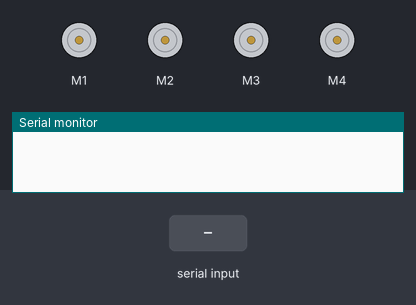
The sketch below on a simulated Arduino Uno, built with avr-gcc and run on an emulated ATmega328P. On the bench: 4 × DC motor (green arrow = forward, orange = backward, longer = faster), the last lines printed to the serial monitor. The inputs (shaded band) are chosen by the test bench.

Above: at 1.2 s.
1.3 s: "8" received over Serial
At 2.5 s:
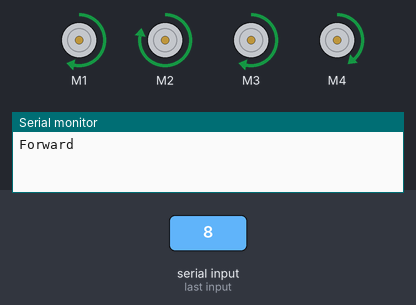
2.8 s: "9" received over Serial
At 3.4 s:
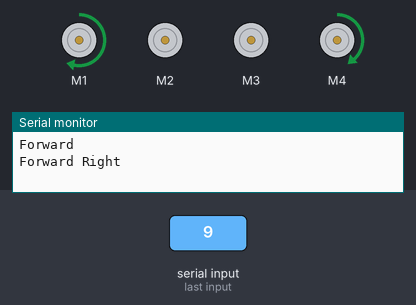
4.3 s: "6" received over Serial
At 5.4 s:
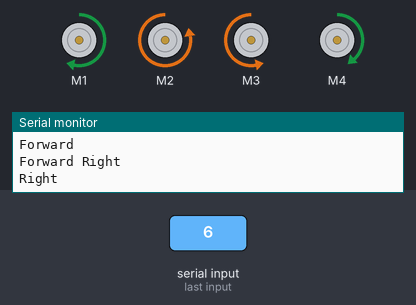
5.8 s: "3" received over Serial
At 6.1 s:
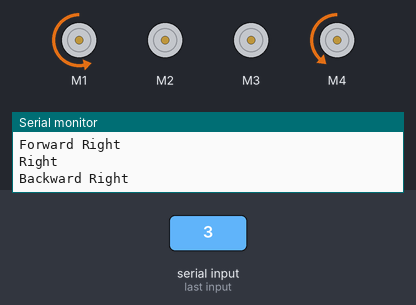
7.3 s: "2" received over Serial
At 8.1 s:
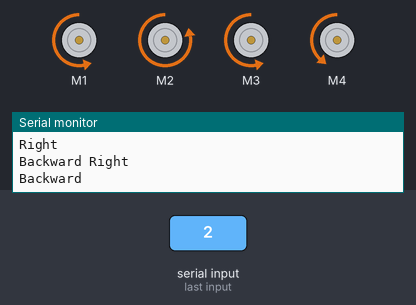
8.8 s: "1" received over Serial
At 10.1 s:
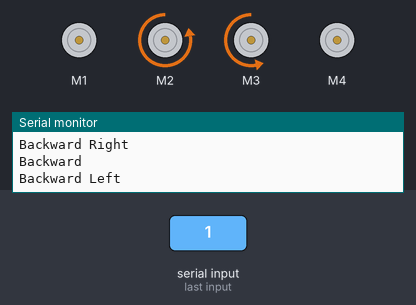
Timing chart, 0 to 11.3 s (numbered marks = the images above; inputs shaded):
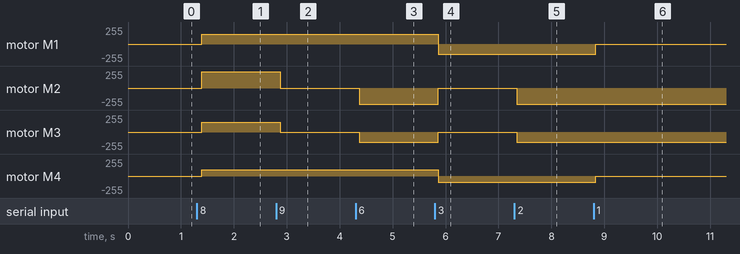

The sketch:

holonomic_control.ino
```cpp
#include <Wire.h>
#include <Adafruit_MotorShield.h>
#include "utility/Adafruit_MS_PWMServoDriver.h"

const bool _verboseMode = true;
const int _portBaud = 9600; // baud rate of the serial port
const float _fps = 10.0; // frame rate to send data
const int _topleftMotorSpeed = 150;
const int _toprightMotorSpeed = 150;
const int _bottomleftMotorSpeed = 150;
const int _bottomrightMotorSpeed = 150;

Adafruit_MotorShield AFMS = Adafruit_MotorShield();
Adafruit_DCMotor *topleftMotor = AFMS.getMotor(1);
Adafruit_DCMotor *toprightMotor = AFMS.getMotor(2);
Adafruit_DCMotor *bottomleftMotor = AFMS.getMotor(3);
Adafruit_DCMotor *bottomrightMotor = AFMS.getMotor(4);

void setup()
{
  // initializes the serial port
  Serial.begin(_portBaud);

  // launches the motor control via the shield
  AFMS.begin();

  // sets the motor speeds
  topleftMotor->setSpeed(_topleftMotorSpeed);
  toprightMotor->setSpeed(toprightMotor);
  bottomleftMotor->setSpeed(_bottomleftMotorSpeed);
  bottomrightMotor->setSpeed(bottomrightMotor);
}


void loop()
{
  // initialzes the timer
  unsigned long startTime = micros();

  //TODO

  // estimates the loop duration and waits before starting a new loop
  unsigned long currentTime = micros(); // in microseconds
  unsigned long elapsedTime = currentTime - startTime; // in microseconds
  unsigned long waitingTime = 1000000/_fps - elapsedTime; // in microseconds

  if (waitingTime < 16384) //(see https://www.arduino.cc/reference/en/language/functions/time/delaymicroseconds/)
    delayMicroseconds(waitingTime); // in microseconds
  else
    delay(waitingTime / 1000); // in milliseconds

}

void moveStop()
{
  if (_verboseMode)
    Serial.println("Stop");

  topleftMotor->run(RELEASE);
  toprightMotor->run(RELEASE);
  bottomleftMotor->run(RELEASE);
  bottomrightMotor->run(RELEASE);
}

void moveForward()
{
  if (_verboseMode)
    Serial.println("Forward");

  topleftMotor->run(FORWARD);
  toprightMotor->run(FORWARD);
  bottomleftMotor->run(FORWARD);
  bottomrightMotor->run(FORWARD);
}

void moveForwardRight()
{
  if (_verboseMode)
    Serial.println("Forward Right");

  topleftMotor->run(FORWARD);
  toprightMotor->run(RELEASE);
  bottomleftMotor->run(RELEASE);
  bottomrightMotor->run(FORWARD);
}

void moveRight()
{
  if (_verboseMode)
    Serial.println("Right");

  topleftMotor->run(FORWARD);
  toprightMotor->run(BACKWARD);
  bottomleftMotor->run(BACKWARD);
  bottomrightMotor->run(FORWARD);
}

void moveBackwardRight()
{
  if (_verboseMode)
    Serial.println("Backward Right");

  topleftMotor->run(BACKWARD);
  toprightMotor->run(RELEASE);
  bottomleftMotor->run(RELEASE);
  bottomrightMotor->run(BACKWARD);
}

void moveBackward()
{
  if (_verboseMode)
    Serial.println("Backward");

  topleftMotor->run(BACKWARD);
  toprightMotor->run(BACKWARD);
  bottomleftMotor->run(BACKWARD);
  bottomrightMotor->run(BACKWARD);
}

void moveBackwardLeft()
{
  if (_verboseMode)
    Serial.println("Backward Left");

  topleftMotor->run(RELEASE);
  toprightMotor->run(BACKWARD);
  bottomleftMotor->run(BACKWARD);
  bottomrightMotor->run(RELEASE);
}

void moveLeft()
{
  if (_verboseMode)
    Serial.println("Left");

  topleftMotor->run(BACKWARD);
  toprightMotor->run(FORWARD);
  bottomleftMotor->run(FORWARD);
  bottomrightMotor->run(BACKWARD);
}

void moveForwardLeft()
{
  if (_verboseMode)
    Serial.println("Forward Left");

  topleftMotor->run(RELEASE);
  toprightMotor->run(FORWARD);
  bottomleftMotor->run(FORWARD);
  bottomrightMotor->run(RELEASE);
}

void spinRight()
{
  if (_verboseMode)
    Serial.println("Spin Right");

  topleftMotor->run(FORWARD);
  toprightMotor->run(BACKWARD);
  bottomleftMotor->run(FORWARD);
  bottomrightMotor->run(BACKWARD);
}

void spinLeft()
{
  if (_verboseMode)
    Serial.println("Spin Left");

  topleftMotor->run(BACKWARD);
  toprightMotor->run(FORWARD);
  bottomleftMotor->run(BACKWARD);
  bottomrightMotor->run(FORWARD);
}

/*
  SerialEvent occurs whenever a new data comes in the hardware serial RX. This
  routine is run between each time loop() runs, so using delay inside loop can
  delay response. Multiple bytes of data may be available.
*/
void serialEvent()
{
  while (Serial.available())
  {
    // gets the new byte:
    char inChar = (char)Serial.read();

    switch (inChar)
    {
      case '8':
        moveForward(); break;
      case '9':
        moveForwardRight(); break;
      case '6':
        moveRight(); break;
      case '3':
        moveBackwardRight(); break;
      case '2':
        moveBackward(); break;
      case '1':
        moveBackwardLeft(); break;
      case '4':
        moveLeft(); break;
      case '7':
        moveForwardLeft(); break;
      case '5':
        spinLeft(); break;
      case '0':
        moveStop(); break;
      default:
        moveStop(); break;
    }
  }
}
```

Measured:
- after the input at 1.3 s, motor M1, motor M3: stopped → forward 150/255 after 0.09 s; motor M2: stopped → forward 244/255 after 0.09 s; motor M4: stopped → forward 94/255 after 0.09 s
- after the input at 2.8 s, motor M2: forward 244/255 → stopped after 0.08 s; motor M3: forward 150/255 → stopped after 0.08 s
- after the input at 4.3 s, motor M2: stopped → backward 244/255 after 0.07 s; motor M3: stopped → backward 150/255 after 0.07 s
- after the input at 5.8 s, motor M1: forward 150/255 → backward 150/255 after 0.06 s; motor M2: backward 244/255 → stopped after 0.06 s; motor M3: backward 150/255 → stopped after 0.06 s; motor M4: forward 94/255 → backward 94/255 after 0.06 s
- after the input at 7.3 s, motor M2: stopped → backward 244/255 after 0.05 s; motor M3: stopped → backward 150/255 after 0.05 s
- after the input at 8.8 s, motor M1: backward 150/255 → stopped at once; motor M4: backward 94/255 → stopped at once
